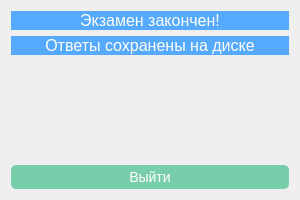
<?xml version="1.0" encoding="UTF-8"?>
<ui version="4.0">
 <class>Form</class>
 <widget class="QWidget" name="Form">
  <property name="windowModality">
   <enum>Qt::WindowModal</enum>
  </property>
  <property name="geometry">
   <rect>
    <x>0</x>
    <y>0</y>
    <width>300</width>
    <height>200</height>
   </rect>
  </property>
  <property name="windowTitle">
   <string>Завершение экзамена</string>
  </property>
  <property name="styleSheet">
   <string notr="true">QWidget{
	background-color: rgb(235, 235, 235);
}
/* Прозрачный фон самой области и её viewport */
QScrollArea {
    background: transparent;
    border: none;
}

QScrollArea &gt; QWidget &gt; QWidget {
    background: transparent;
}

/* Вертикальный скроллбар */
QScrollBar:vertical {
    background: transparent;
    width: 10px;
    margin: 0;
    border: none;
}

/* Дорожка (желоб) */
QScrollBar::handle:vertical {
    background: #c5cff5;          /* пастельный индиго под твою палитру */
    min-height: 30px;
    border-radius: 5px;
}

QScrollBar::handle:vertical:hover {
    background: #a8b6ec;
}

QScrollBar::handle:vertical:pressed {
    background: #8a9ae0;
}

/* Убрать стрелки сверху/снизу */
QScrollBar::add-line:vertical,
QScrollBar::sub-line:vertical {
    height: 0;
    background: none;
    border: none;
}

/* Убрать «страничные» зоны (клик по желобу) */
QScrollBar::add-page:vertical,
QScrollBar::sub-page:vertical {
    background: none;
}

/* Горизонтальный — на случай, если появится */
QScrollBar:horizontal {
    background: transparent;
    height: 10px;
    margin: 0;
    border: none;
}

QScrollBar::handle:horizontal {
    background: #c5cff5;
    min-width: 30px;
    border-radius: 5px;
}

QScrollBar::handle:horizontal:hover {
    background: #a8b6ec;
}

QScrollBar::add-line:horizontal,
QScrollBar::sub-line:horizontal {
    width: 0;
    background: none;
    border: none;
}

QScrollBar::add-page:horizontal,
QScrollBar::sub-page:horizontal {
    background: none;
}
</string>
  </property>
  <layout class="QVBoxLayout" name="verticalLayout">
   <item>
    <widget class="QLabel" name="label">
     <property name="styleSheet">
      <string notr="true">color: rgb(255, 255, 255); font-size: 16px;background-color: rgb(85, 170, 255);</string>
     </property>
     <property name="text">
      <string>Экзамен закончен!</string>
     </property>
     <property name="alignment">
      <set>Qt::AlignCenter</set>
     </property>
    </widget>
   </item>
   <item>
    <widget class="QLabel" name="label_2">
     <property name="styleSheet">
      <string notr="true">color: rgb(255, 255, 255); font-size: 16px;background-color: rgb(85, 170, 255);</string>
     </property>
     <property name="text">
      <string>Ответы сохранены на диске</string>
     </property>
     <property name="alignment">
      <set>Qt::AlignCenter</set>
     </property>
    </widget>
   </item>
   <item>
    <spacer name="verticalSpacer">
     <property name="orientation">
      <enum>Qt::Vertical</enum>
     </property>
     <property name="sizeHint" stdset="0">
      <size>
       <width>20</width>
       <height>40</height>
      </size>
     </property>
    </spacer>
   </item>
   <item>
    <widget class="QPushButton" name="pushButton">
     <property name="styleSheet">
      <string notr="true">QPushButton {
    color: rgb(255, 255, 255);
    font-size: 14px;
    border-radius: 5px;
    background-color: rgba(5, 175, 105, 130);
    padding: 4px 4px;
}
QPushButton:hover {
    background-color: rgba(1, 145, 68, 130);
}
QPushButton:pressed {
    background-color: rgba(6, 209, 55, 130);
}</string>
     </property>
     <property name="text">
      <string>Выйти</string>
     </property>
    </widget>
   </item>
  </layout>
 </widget>
 <resources/>
 <connections/>
</ui>
